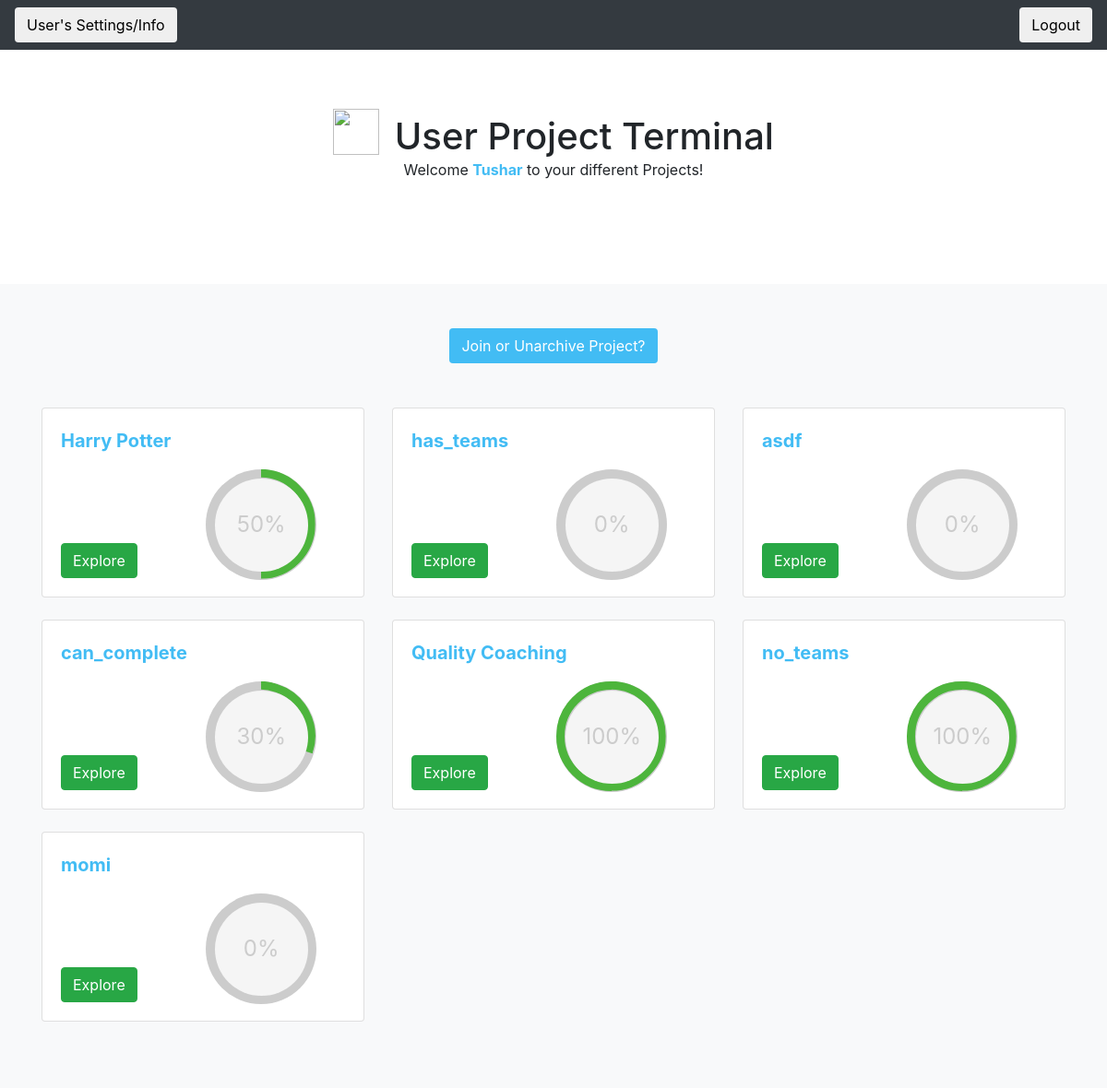
/quest/user_project_page/tdesai (signed in), run on the app's committed database.
### quest_extension/models.py (models this page shows)
class User(models.Model):
    user_ldap = models.CharField(max_length=45)
    user_first_name = models.CharField(max_length=45)
    user_last_name = models.CharField(max_length=45)
    user_email = models.CharField(max_length=45)
    user_password = models.CharField(max_length = 100)
    user_reset_password_pin = models.CharField(max_length = 100, null=True, default = None)

class Project(models.Model):
    project_name = models.CharField(max_length=1000)
    project_description = models.CharField(max_length=1000, blank = True, null = True)
    project_random_phrase = models.CharField(max_length = 255, unique = True)
    project_admin_pin = models.CharField(max_length = 255, unique = True)
    project_editable = models.BooleanField()
    project_has_teams = models.BooleanField(default = False)

### quest_extension/views.py (the view)
# urls.py: path('user_project_page/<ldap>', views.get_user_project_page),
def get_user_project_page(request, ldap):
    print (validate_user_access(request, ldap))
    if not validate_user_access(request, ldap):
        return HttpResponseRedirect('/quest/user_login')
    current_user = User.objects.get(user_ldap = ldap)
    projects_and_percentages = []
    user_projects = UserProject.objects.filter(user = current_user, archived = False).values_list('project', flat=True)
    user_projects = Project.objects.filter(pk__in=user_projects)
    for project in user_projects:
        current_user_project = UserProject.objects.get(project = project, user = current_user)
        quests_completed = CompletedQuest.objects.filter(userproject = current_user_project).count()
        total_quests = Quest.objects.filter(project = project).count()
        percentage_complete = int(quests_completed / total_quests * 100)
        projects_and_percentages.append((project, percentage_complete))
    list_of_archived_projects = UserProject.objects.filter(user = current_user, archived = True).values_list('project', flat=True)
    list_of_archived_projects = Project.objects.filter(pk__in=list_of_archived_projects)
    add_new_project_form = AddNewProjectForm()
    context = {'current_user': current_user,
    'projects_and_percentages': projects_and_percentages,
    'add_new_project_form': add_new_project_form,
    'list_of_archived_projects': list_of_archived_projects}
    return render(request, 'quest_extension/user_project_page.html', context)

### quest_extension/logic.py (called while the page is built)
def validate_user_access(request, ldap):
    return 'current_user_ldap' in request.session and request.session['current_user_ldap'] == ldap

### quest_extension/templates/quest_extension/user_project_page.html (shortened to what this page needs)
{% load static %}
<!doctype html>
<html lang="en">
  <head>
    <link rel="stylesheet" href="https://maxcdn.bootstrapcdn.com/bootstrap/4.0.0/css/bootstrap.min.css">
    <link rel="stylesheet" type="text/css" href="{% static 'quest_extension/user_project_page_style.css' %}">
  </head>
  <body>
    <header>
      <div class="navbar navbar-dark bg-dark box-shadow">
        <form method='GET' action = '/quest/user_settings_info/{{current_user.user_ldap}}'>
            <button class = 'btn' type='submit'>User's Settings/Info</button>
        </form>
        <form method='POST' action = '/quest/user_logout/{{ current_user.user_ldap}}'>
                <button class = 'btn' type = 'submit', name = 'logout'>Logout</button>
            </form>
      </div>
    </header>
    <main role="main">
      <section class="jumbotron text-center" style = 'background-color: white'>
    <div class="container">
    <h1 class="jumbotron-heading"  style = 'display:inline;'>
         <img class = 'imageWithText' style="width:50px; height:50px; margin-right:6px; margin-bottom:4px;" src = 'https://i.imgur.com/1533RUp.png'>
            User Project Terminal
    </h1>
    <p class="jumbotron-heading2">Welcome <strong style = 'color:#42bcf4'>{{ current_user.user_first_name }}</strong> to your different Projects!</p>
    </div>
    </section>
      <div class="album py-5 bg-light">
        <div class="container">
            <div id = 'join_or_unarchive' style = 'text-align: center;'>
            <button class = 'btn' style = 'background-color:#42bcf4; color: white' onclick = 'show_join_project_user()'> Join or Unarchive Project?</button>
            </div>
                <br>
                <br>
          <div class="row">
            {% for project, project_percentage_complete in projects_and_percentages %}
            <div class="col-md-4">
              <div class="card mb-4 box-shadow">
                <div class="card-body">
                  <p style = 'margin:0'>
                    <strong style = 'color: #42bcf4; font-size: 20px '>{{project.project_name}}</strong>
                </p>
                  <div class="d-flex justify-content-between align-items-center">
                    <div class="btn-group">
                        <form method='GET', action = '/quest/user_home/{{ current_user.user_ldap }}/{{ project.id }}'>
                           <br>
                           <br>
                           <br>
                           <br>
                          <div id= 'project_button'>
                                <button class ='btn btn-success' type='submit'>Explore</button>
                            </div>
                        </form>
                    </div>
                    <div class="c100 p{{project_percentage_complete}} green" style = 'margin-bottom: -1%; margin-top:5%; margin-right:10%;'>
                        <span>{{project_percentage_complete}}%</span>
                    </div>
                  </div>
                </div>
              </div>
            </div>
            {% endfor %}
          </div>
        </div>
      </div>
    </main>
  </body>
</html>

### quest_extension/static/quest_extension/user_project_page_style.css (style rules this page uses)
.imageWithText { width:auto; height:1.5em; vertical-align:text-bottom; }
.c100 { position: relative; font-size: 120px; width: 1em; height: 1em; -webkit-border-radius: 50%; -moz-border-radius: 50%; -ms-border-radius: 50%; -o-border-radius: 50%; border-radius: 50%; float: left; margin: 0 0.1em 0.1em 0; background-color: #cccccc; }
.c100 *, .c100 *:before, .c100 *:after { -webkit-box-sizing: content-box; -moz-box-sizing: content-box; box-sizing: content-box; }
.c100 > span { position: absolute; width: 100%; z-index: 1; left: 0; top: 0; width: 5em; line-height: 5em; font-size: 0.2em; color: #cccccc; display: block; text-align: center; white-space: nowrap; -webkit-transition-property: all; -moz-transition-property: all; -o-transition-property: all; transition-property: all; -webkit-transition-duration: 0.2s; -moz-transition-duration: 0.2s; -o-transition-duration: 0.2s; transition-duration: 0.2s; -webkit-transition-timing-function: ease-out; -moz-transition-timing-function: ease-out; -o-transition-timing-function: ease-out; transition-timing-function: ease-out; }
.c100:after { position: absolute; top: 0.08em; left: 0.08em; display: block; content: " "; -webkit-border-radius: 50%; -moz-border-radius: 50%; -ms-border-radius: 50%; -o-border-radius: 50%; border-radius: 50%; background-color: whitesmoke; width: 0.84em; height: 0.84em; -webkit-transition-property: all; -moz-transition-property: all; -o-transition-property: all; transition-property: all; -webkit-transition-duration: 0.2s; -moz-transition-duration: 0.2s; -o-transition-duration: 0.2s; transition-duration: 0.2s; -webkit-transition-timing-function: ease-in; -moz-transition-timing-function: ease-in; -o-transition-timing-function: ease-in; transition-timing-function: ease-in; }

### data on the page
User: user_first_name "Tushar"
Project: project_name "Harry Potter", project_percentage_complete "50"
Project: project_name "has_teams", project_editable "0"
Project: project_name "asdf", project_editable "0"
Project: project_name "can_complete", project_percentage_complete "30"
Project: project_name "Quality Coaching", project_percentage_complete "100"
Project: project_name "no_teams", project_percentage_complete "100"
Project: project_name "momi", project_percentage_complete "0"
